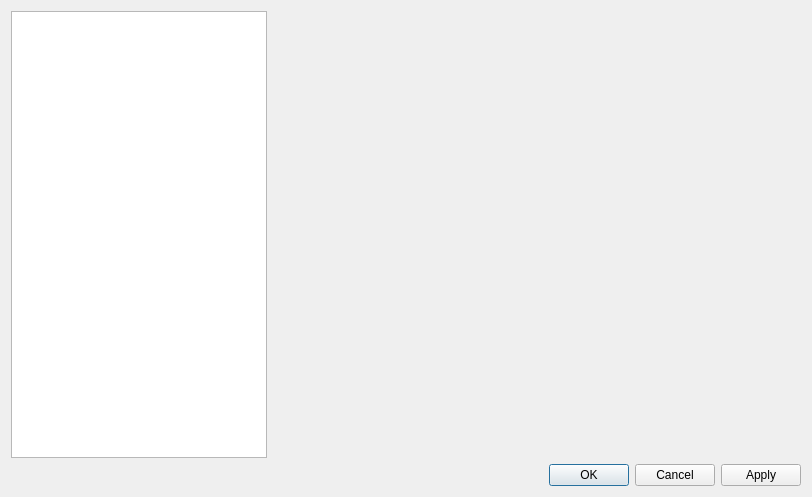
<?xml version="1.0" encoding="UTF-8"?>
<ui version="4.0">
 <class>SettingsDialog_</class>
 <widget class="QDialog" name="SettingsDialog_">
  <property name="geometry">
   <rect>
    <x>0</x>
    <y>0</y>
    <width>812</width>
    <height>497</height>
   </rect>
  </property>
  <property name="windowTitle">
   <string>Settings</string>
  </property>
  <layout class="QVBoxLayout" name="verticalLayout_2">
   <item>
    <layout class="QHBoxLayout" name="horizontalLayout">
     <item>
      <widget class="QListView" name="pageListView_">
       <property name="sizePolicy">
        <sizepolicy hsizetype="Fixed" vsizetype="Expanding">
         <horstretch>0</horstretch>
         <verstretch>0</verstretch>
        </sizepolicy>
       </property>
      </widget>
     </item>
     <item>
      <layout class="QVBoxLayout" name="verticalLayout">
       <item>
        <widget class="QLabel" name="pageTitle_">
         <property name="styleSheet">
          <string notr="true">QLabel { 
	font-size: 20px
}</string>
         </property>
         <property name="text">
          <string/>
         </property>
        </widget>
       </item>
       <item>
        <widget class="QStackedWidget" name="stackedWidget_"/>
       </item>
      </layout>
     </item>
    </layout>
   </item>
   <item>
    <widget class="QDialogButtonBox" name="buttonBox_">
     <property name="standardButtons">
      <set>QDialogButtonBox::Apply|QDialogButtonBox::Cancel|QDialogButtonBox::Ok</set>
     </property>
    </widget>
   </item>
  </layout>
 </widget>
 <resources/>
 <connections/>
</ui>
